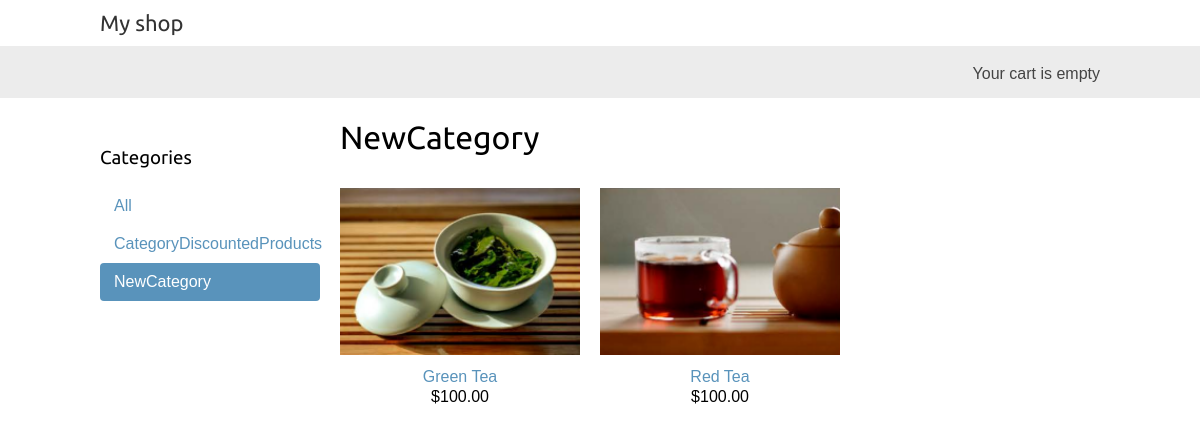
The app's page /newcategory/ with its own data.
### shop/models.py (models this page shows, shortened)
class Category(models.Model):
    name = models.CharField(max_length=200)
    slug = models.SlugField(max_length=200, unique=True)
    class Meta:
        ordering = ['name']
        indexes = [models.Index(fields=['name']),]
        verbose_name = 'category'
        verbose_name_plural = 'categories'
    def get_absolute_url(self):
        return reverse('shop:product_list_by_category', args=[self.slug])

class Product(models.Model):
    category = models.ForeignKey(Category, related_name='products',on_delete=models.CASCADE)
    name = models.CharField(max_length=200)
    slug = models.SlugField(max_length=200)
    image = models.ImageField(upload_to='products/%Y/%m/%d',blank=True)
    description = models.TextField(blank=True)
    price = models.DecimalField(max_digits=10,decimal_places=2)
    available = models.BooleanField(default=True)
    created = models.DateTimeField(auto_now_add=True)
    sku = models.CharField(max_length=20)
    updated = models.DateTimeField(auto_now=True)
    objects = models.Manager()
    availabled = PublishedManager()
    class Meta:
        ordering = ['name']
        indexes = [models.Index(fields=['id', 'slug']), models.Index(fields=['name']), models.Index(fields=['-created']),]
    def get_absolute_url(self):
        return reverse('shop:product_detail', args=[self.id, self.slug])

### shop/views.py (the view)
# urls.py: path('', views.product_list, name='product_list'),
def product_list(request, category_slug=None):
    category = None
    categories = Category.objects.all()
    products = Product.objects.filter(available=True)
    if category_slug:
        category = get_object_or_404(Category,slug=category_slug)
        products = products.filter(category=category)
    return render(request,'shop/product/list.html',{'category': category,'categories': categories,'products': products})

### cart/cart.py (called while the page is built)
    def __len__(self):
        return sum(item['quantity'] for item in self.cart.values())

### cart/context_processors.py (called while the page is built)
def cart(request):
    return {'cart': Cart(request)}

### shop/templates/shop/product/list.html (shortened to what this page needs)
{% extends "shop/base.html" %}
{% load static %}
{% block content %}
    <div id="sidebar">
        <h3>Categories</h3>
        <ul>
            <li {% if not category %}class="selected"{% endif %}>
                <a href="{% url "shop:product_list" %}">All</a>
            </li>
        {% for c in categories %}
            <li {% if category.slug == c.slug %}class="selected"
            {% endif %}>
                <a href="{{ c.get_absolute_url }}">{{ c.name }}</a>
            </li>
        {% endfor %}
        </ul>
    </div>
<div id="main" class="product-list">
    <h1>{% if category %}{{ category.name }}{% else %}Products
    {% endif %}</h1>
    {% for product in products %}
        <div class="item">
            <a href="{{ product.get_absolute_url }}">
                <img src="{% if product.image %}{{ product.image.url }}{% else %}{% static "img/no_image.png" %}{% endif %}">
            </a>
            <a href="{{ product.get_absolute_url }}">{{ product.name }}</a>
            <br>
            ${{ product.price }}
        </div>
    {% endfor %}
    </div>
{% endblock %}

### shop/static/css/base.css (style rules this page uses)
body { margin:0; padding:0; font-family:helvetica, sans-serif; }
h1, h2, h3, h4, h5 , h6 { font-family: 'Ubuntu', sans-serif; font-weight:normal; }
a { text-decoration:none; color:#5993bb; }
#sidebar { width:220px; padding:30px 20px 0 0; float:left; }
#sidebar ul { margin:0; padding:0; }
#sidebar ul li { margin:0; list-style:none; padding:10px 14px; }
#sidebar ul li a { display:block; }
#sidebar ul li.selected { background:#5993bb; border-radius:4px; }
#sidebar ul li.selected a { color:#fff; }
#main { float:left; width: 96%; margin-right:-220px; overflow:hidden; }
.product-list .item { width:25%; padding:10px 20px 10px 0; float:left; text-align:center; line-height:1.2; }
.product-list .item img { width:100%; margin-bottom:8px; }

### records on screen
Category: name "CategoryDiscountedProducts"
Category: name "NewCategory"
Product: image (picture), name "Green Tea", price "100.00"
Product: image (picture), name "Red Tea", price "100.00"
